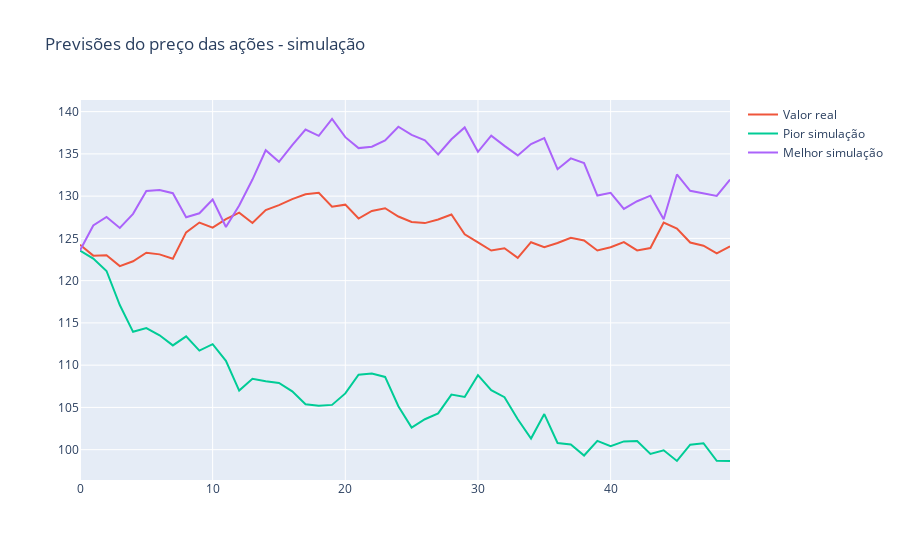

Notebook source saved alongside this figure:
### Code cell
#Comparando a melhor e a pior simulação com os valores reais 

figura = px.line(title= 'Previsões do preço das ações - simulação')
figura.add_scatter(y= dataset_bova_50['Close'], name = 'Valor real')
figura.add_scatter(y = previsoes.T[1], name = 'Pior simulação')
figura.add_scatter(y= previsoes.T[4], name = 'Melhor simulação')

### Figure 1 — Plotly figure (JSON) as saved in the notebook; plotly's stock layout.template omitted (floating-point values rounded to 4 significant figures)
{"data": [{"hovertemplate": "<extra></extra>", "legendgroup": "", "line": {"color": "#636efa", "dash": "solid"}, "marker": {"symbol": "circle"}, "mode": "lines", "name": "", "orientation": "v", "showlegend": false, "type": "scatter", "xaxis": "x", "yaxis": "y"}, {"name": "Valor real", "type": "scatter", "y": [124.2, 123.0, 123.0, 121.7, 122.3, 123.3, 123.1, 122.6, 125.7, 126.9, 126.3, 127.3, 128.1, 126.8, 128.4, 128.9, 129.6, 130.2, 130.4, 128.8, 129.0, 127.3, 128.2, 128.6, 127.6, 126.9, 126.8, 127.2, 127.8, 125.5, 124.5, 123.6, 123.8, 122.7, 124.6, 124.0, 124.5, 125.1, 124.8, 123.6, 123.9, 124.6, 123.6, 123.9, 126.9, 126.2, 124.5, 124.1, 123.2, 124.1]}, {"name": "Pior simulação", "type": "scatter", "y": [123.6, 122.6, 121.1, 117.1, 113.9, 114.4, 113.5, 112.3, 113.4, 111.7, 112.5, 110.5, 107.0, 108.4, 108.1, 107.9, 106.9, 105.4, 105.2, 105.3, 106.7, 108.9, 109.0, 108.6, 105.1, 102.6, 103.6, 104.3, 106.5, 106.2, 108.8, 107.0, 106.2, 103.6, 101.3, 104.2, 100.8, 100.6, 99.31, 101.0, 100.4, 101.0, 101.0, 99.49, 99.93, 98.67, 100.6, 100.8, 98.69, 98.66]}, {"name": "Melhor simulação", "type": "scatter", "y": [123.6, 126.5, 127.5, 126.2, 127.9, 130.6, 130.7, 130.4, 127.5, 128.0, 129.6, 126.3, 128.9, 132.0, 135.4, 134.1, 136.0, 137.9, 137.1, 139.1, 137.0, 135.7, 135.8, 136.6, 138.2, 137.3, 136.6, 134.9, 136.7, 138.1, 135.2, 137.2, 135.9, 134.8, 136.2, 136.9, 133.2, 134.5, 133.9, 130.1, 130.4, 128.5, 129.4, 130.1, 127.3, 132.6, 130.6, 130.3, 130.0, 132.0]}], "layout": {"legend": {"tracegroupgap": 0}, "title": {"text": "Previsões do preço das ações - simulação"}, "xaxis": {"anchor": "y", "domain": [0, 1]}, "yaxis": {"anchor": "x", "domain": [0, 1]}}}
